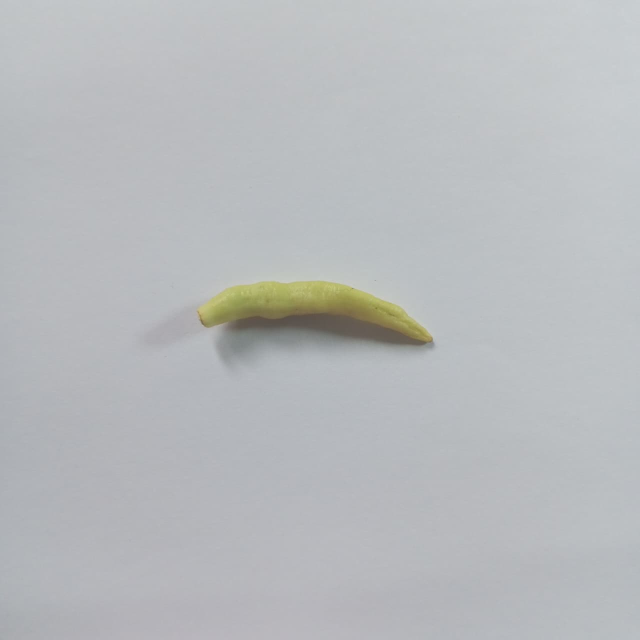
#> input picture data_asli/mentah/mentah10.jpg, 1280 x 1280 px (shown at 1/2 size)
$ python preprocessing.py
#> lines starting #> are read from the running program, lines starting #| are printed output that depends on the picture; pictures that were not available may be replaced by others from this repository, and a replacement may not be noted
import os
import cv2
import numpy as np
import pandas as pd

# Path ke folder dataset
dataset_path = 'data_asli'
categories = ['mentah', 'setengah_matang', 'matang']
data = []

# Loop setiap folder kategori
for category in categories:
    folder_path = os.path.join(dataset_path, category)
    label = category  # nama kelas sebagai label

    for img_name in os.listdir(folder_path):
        img_path = os.path.join(folder_path, img_name)

        # Baca gambar
        img = cv2.imread(img_path)
#> img is the input picture: shape (1280, 1280, 3); mean B, G, R 188.9, 186.5, 183.9
        if img is None:
            continue  # skip jika gambar tidak terbaca

        # Resize agar seragam
        img = cv2.resize(img, (150, 150))
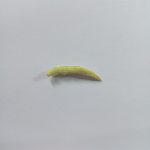
#> img: shape (150, 150, 3); mean B, G, R 188.9, 186.5, 183.9

        # Konversi ke HSV
        hsv_img = cv2.cvtColor(img, cv2.COLOR_BGR2HSV)
#> hsv_img: shape (150, 150, 3); mean H, S, V 105.2, 10.6, 190.2

        # Ambil rata-rata tiap channel
        H_mean = np.mean(hsv_img[:, :, 0])
#> H_mean = 105.2
        S_mean = np.mean(hsv_img[:, :, 1])
#> S_mean = 10.55
        V_mean = np.mean(hsv_img[:, :, 2])
#> V_mean = 190.2

        # Simpan fitur dan label
        data.append([H_mean, S_mean, V_mean, label])
#> pass 2 of the loop `for category in categories:`:
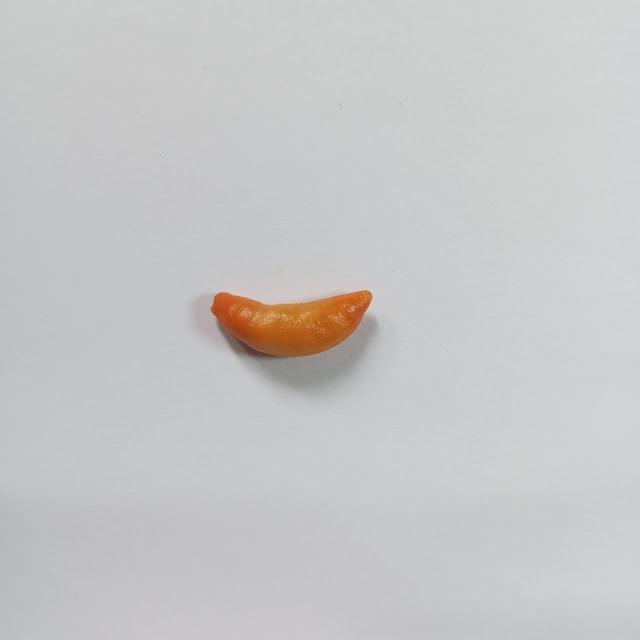
#> input picture data_asli/matang/matang1.jpg, 1280 x 1280 px, given as the content of the folder data_asli/setengah_matang, which was not available (shown at 1/2 size)
#> img is the input picture: shape (1280, 1280, 3); mean B, G, R 199, 198.7, 198.7
#> `img = cv2.resize(img, (150, 150))`:
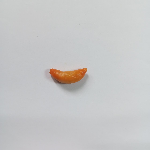
#> img: shape (150, 150, 3); mean B, G, R 199, 198.7, 198.7
#> hsv_img: shape (150, 150, 3); mean H, S, V 95.8, 7.6, 201.7
#> H_mean = 95.81
#> S_mean = 7.56
#> V_mean = 201.7

# Simpan hasil ekstraksi ke CSV
df = pd.DataFrame(data, columns=['H_mean', 'S_mean', 'V_mean', 'label'])
df.to_csv('data_fitur_cabai.csv', index=False)

print("✅ Preprocessing selesai. File data_fitur_cabai.csv berhasil dibuat dengan fitur HSV.")
